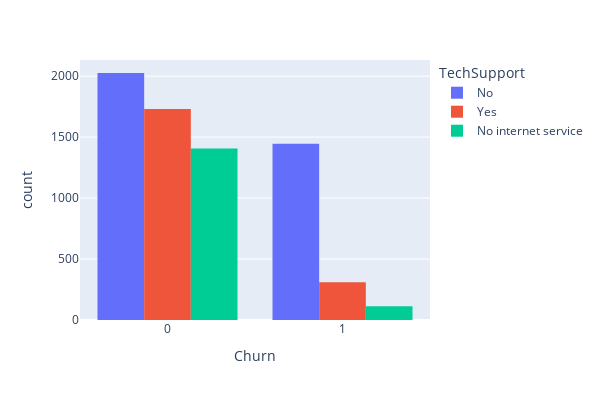

Notebook source saved alongside this figure:
### Code cell
fig=px.histogram(df, x='Churn', color='TechSupport', barmode='group')
fig.update_layout(height=400, width=600)

### Figure 1 — Plotly figure (JSON) as saved in the notebook; plotly's stock layout.template omitted (floating-point values rounded to 4 significant figures; data arrays with more than 128 entries replaced by an {"elided": "..."} marker saying what was removed)
{"data": [{"alignmentgroup": "True", "bingroup": "x", "hovertemplate": "TechSupport=No<br>Churn=%{x}<br>count=%{y}<extra></extra>", "legendgroup": "No", "marker": {"color": "#636efa", "pattern": {"shape": ""}}, "name": "No", "offsetgroup": "No", "orientation": "v", "showlegend": true, "type": "histogram", "x": {"elided": "3472 int values"}, "xaxis": "x", "yaxis": "y"}, {"alignmentgroup": "True", "bingroup": "x", "hovertemplate": "TechSupport=Yes<br>Churn=%{x}<br>count=%{y}<extra></extra>", "legendgroup": "Yes", "marker": {"color": "#EF553B", "pattern": {"shape": ""}}, "name": "Yes", "offsetgroup": "Yes", "orientation": "v", "showlegend": true, "type": "histogram", "x": {"elided": "2040 int values"}, "xaxis": "x", "yaxis": "y"}, {"alignmentgroup": "True", "bingroup": "x", "hovertemplate": "TechSupport=No internet service<br>Churn=%{x}<br>count=%{y}<extra></extra>", "legendgroup": "No internet service", "marker": {"color": "#00cc96", "pattern": {"shape": ""}}, "name": "No internet service", "offsetgroup": "No internet service", "orientation": "v", "showlegend": true, "type": "histogram", "x": {"elided": "1520 int values"}, "xaxis": "x", "yaxis": "y"}], "layout": {"barmode": "group", "height": 400, "legend": {"title": {"text": "TechSupport"}, "tracegroupgap": 0}, "margin": {"t": 60}, "width": 600, "xaxis": {"anchor": "y", "autorange": true, "domain": [0, 1], "range": [-0.5, 1.5], "title": {"text": "Churn"}, "type": "linear"}, "yaxis": {"anchor": "x", "autorange": true, "domain": [0, 1], "range": [0, 2133.0], "title": {"text": "count"}}}}
